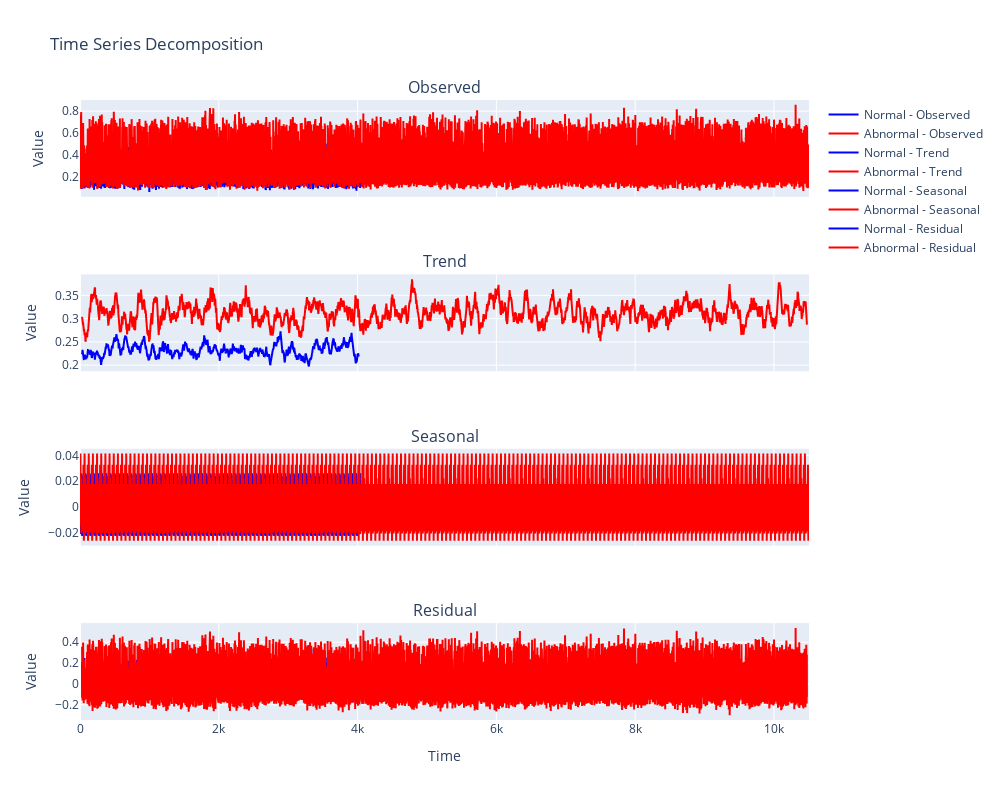

The code cell stored with this chart in its notebook:
### Markdown cell above
Time series decomposition involves breaking down a time series into several components to better understand its structure and behavior.

The main components are:

- Trend: The long-term progression or direction in the data.
- Seasonality: The repeating short-term cycle in the series.
- Residual: The remaining part after removing the trend and seasonality, which represents random noise or irregular patterns.

Interpreting Decomposition for Heart Beat

- Trend: Helps identify whether the heart's electrical activity is increasing or decreasing over time.
- Seasonality: May reveal periodic cycles, like regular heartbeats.
- Residual: Indicates anomalies or noise after removing trend and seasonality.

### Code cell
# Decompose the time series
decomposition_normal = seasonal_decompose(df_normal['Mean'], period=60, model='additive')
decomposition_abnormal = seasonal_decompose(df_anomaly['Mean'], period=60, model='additive')

# Create subplots
fig = make_subplots(rows=4, cols=1, shared_xaxes=True, subplot_titles=['Observed', 'Trend', 'Seasonal', 'Residual'])

# Observed
fig.add_trace(go.Scatter(y=decomposition_normal.observed, mode='lines', name='Normal - Observed', line=dict(color='blue')), row=1, col=1)
fig.add_trace(go.Scatter(y=decomposition_abnormal.observed, mode='lines', name='Abnormal - Observed', line=dict(color='red')), row=1, col=1)

# Trend
fig.add_trace(go.Scatter(y=decomposition_normal.trend, mode='lines', name='Normal - Trend', line=dict(color='blue')), row=2, col=1)
fig.add_trace(go.Scatter(y=decomposition_abnormal.trend, mode='lines', name='Abnormal - Trend', line=dict(color='red')), row=2, col=1)

# Seasonal
fig.add_trace(go.Scatter(y=decomposition_normal.seasonal, mode='lines', name='Normal - Seasonal', line=dict(color='blue')), row=3, col=1)
fig.add_trace(go.Scatter(y=decomposition_abnormal.seasonal, mode='lines', name='Abnormal - Seasonal', line=dict(color='red')), row=3, col=1)

# Residual
fig.add_trace(go.Scatter(y=decomposition_normal.resid, mode='lines', name='Normal - Residual', line=dict(color='blue')), row=4, col=1)
fig.add_trace(go.Scatter(y=decomposition_abnormal.resid, mode='lines', name='Abnormal - Residual', line=dict(color='red')), row=4, col=1)

# Update layout
fig.update_layout(height=800, width=1000, title_text='Time Series Decomposition', showlegend=True)
fig.update_xaxes(title_text='Time', row=4, col=1)
fig.update_yaxes(title_text='Value')

# Show the plot
fig.show()

### Figure 1 — Plotly figure (JSON) as saved in the notebook; plotly's stock layout.template omitted (floating-point values rounded to 4 significant figures; data arrays with more than 128 entries replaced by an {"elided": "..."} marker saying what was removed)
{"data": [{"line": {"color": "blue"}, "mode": "lines", "name": "Normal - Observed", "type": "scatter", "xaxis": "x", "y": {"elided": "4046 float values"}, "yaxis": "y"}, {"line": {"color": "red"}, "mode": "lines", "name": "Abnormal - Observed", "type": "scatter", "xaxis": "x", "y": {"elided": "10506 float values"}, "yaxis": "y"}, {"line": {"color": "blue"}, "mode": "lines", "name": "Normal - Trend", "type": "scatter", "xaxis": "x2", "y": {"elided": "4046 float values"}, "yaxis": "y2"}, {"line": {"color": "red"}, "mode": "lines", "name": "Abnormal - Trend", "type": "scatter", "xaxis": "x2", "y": {"elided": "10506 float values"}, "yaxis": "y2"}, {"line": {"color": "blue"}, "mode": "lines", "name": "Normal - Seasonal", "type": "scatter", "xaxis": "x3", "y": {"elided": "4046 float values"}, "yaxis": "y3"}, {"line": {"color": "red"}, "mode": "lines", "name": "Abnormal - Seasonal", "type": "scatter", "xaxis": "x3", "y": {"elided": "10506 float values"}, "yaxis": "y3"}, {"line": {"color": "blue"}, "mode": "lines", "name": "Normal - Residual", "type": "scatter", "xaxis": "x4", "y": {"elided": "4046 float values"}, "yaxis": "y4"}, {"line": {"color": "red"}, "mode": "lines", "name": "Abnormal - Residual", "type": "scatter", "xaxis": "x4", "y": {"elided": "10506 float values"}, "yaxis": "y4"}], "layout": {"annotations": [{"font": {"size": 16}, "showarrow": false, "text": "Observed", "x": 0.5, "xanchor": "center", "xref": "paper", "y": 1, "yanchor": "bottom", "yref": "paper"}, {"font": {"size": 16}, "showarrow": false, "text": "Trend", "x": 0.5, "xanchor": "center", "xref": "paper", "y": 0.7188, "yanchor": "bottom", "yref": "paper"}, {"font": {"size": 16}, "showarrow": false, "text": "Seasonal", "x": 0.5, "xanchor": "center", "xref": "paper", "y": 0.4375, "yanchor": "bottom", "yref": "paper"}, {"font": {"size": 16}, "showarrow": false, "text": "Residual", "x": 0.5, "xanchor": "center", "xref": "paper", "y": 0.1562, "yanchor": "bottom", "yref": "paper"}], "height": 800, "showlegend": true, "title": {"text": "Time Series Decomposition"}, "width": 1000, "xaxis": {"anchor": "y", "domain": [0, 1], "matches": "x4", "showticklabels": false}, "xaxis2": {"anchor": "y2", "domain": [0, 1], "matches": "x4", "showticklabels": false}, "xaxis3": {"anchor": "y3", "domain": [0, 1], "matches": "x4", "showticklabels": false}, "xaxis4": {"anchor": "y4", "domain": [0, 1], "title": {"text": "Time"}}, "yaxis": {"anchor": "x", "domain": [0.8438, 1], "title": {"text": "Value"}}, "yaxis2": {"anchor": "x2", "domain": [0.5625, 0.7188], "title": {"text": "Value"}}, "yaxis3": {"anchor": "x3", "domain": [0.2812, 0.4375], "title": {"text": "Value"}}, "yaxis4": {"anchor": "x4", "domain": [0, 0.1562], "title": {"text": "Value"}}}}
